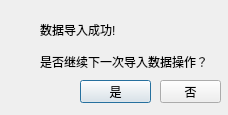
<?xml version="1.0" encoding="UTF-8"?>
<ui version="4.0">
 <class>ContinueDaoruShujv</class>
 <widget class="QDialog" name="ContinueDaoruShujv">
  <property name="geometry">
   <rect>
    <x>0</x>
    <y>0</y>
    <width>228</width>
    <height>115</height>
   </rect>
  </property>
  <property name="windowTitle">
   <string>导入</string>
  </property>
  <widget class="QLabel" name="label">
   <property name="geometry">
    <rect>
     <x>40</x>
     <y>20</y>
     <width>171</width>
     <height>51</height>
    </rect>
   </property>
   <property name="text">
    <string>数据导入成功!

是否继续下一次导入数据操作？</string>
   </property>
  </widget>
  <widget class="QPushButton" name="pushButton">
   <property name="geometry">
    <rect>
     <x>80</x>
     <y>80</y>
     <width>71</width>
     <height>23</height>
    </rect>
   </property>
   <property name="text">
    <string>是</string>
   </property>
  </widget>
  <widget class="QPushButton" name="pushButton_2">
   <property name="geometry">
    <rect>
     <x>160</x>
     <y>80</y>
     <width>61</width>
     <height>23</height>
    </rect>
   </property>
   <property name="text">
    <string>否</string>
   </property>
  </widget>
 </widget>
 <resources/>
 <connections/>
</ui>
